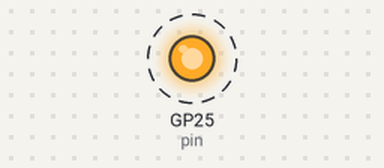
A program run on a simulated Raspberry Pi Pico running MicroPython. On the bench: output pins drawn as LEDs (lit = HIGH). Dashed ring = blinking. What the program prints to the serial console is not drawn.

Above: at 0.5 s.
Timing chart, 0 to 4.6 s (numbered marks = the images above):
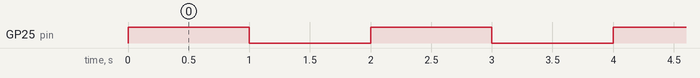

Measured:
- by itself, GP25 (pin): alternates HIGH for 1.0 s and LOW for 1.0 s

The program:

LED.py
```python
import time
from machine import Pin

pin = Pin("LED", Pin.OUT)

 # Wait for USB to become ready

while True:
    pin.on()
    print("Hello, Pi Pico!")
    time.sleep(1)
    pin.off()
    time.sleep(1)
```
